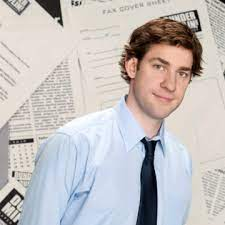
#> input picture Face_Train/Jim/jim1.jpeg, 225 x 225 px, found by its file name
$ python recognize_jim.py
#> lines starting #> are read from the running program, lines starting #| are printed output that depends on the picture; after the words box and inside, x2 and y2 are one past the last pixel; in counts of white or black regions, pixels touching at a corner belong together
import cv2 as cv
import numpy as np

haar_cascade = cv.CascadeClassifier('haar_face.xml')

# Identify People
people = ["Michael", "Jim", "Pam", "Dwight"]

# Load numpy files
features = np.load('features.npy', allow_pickle=True)
#> (reads Face_Recognition/features.npy from the repository)
labels = np.load('labels.npy', allow_pickle=True)
#> (reads Face_Recognition/labels.npy from the repository)

# Instantiate Face Recognizer
face_recognizer = cv.face.LBPHFaceRecognizer_create()
face_recognizer.read('face_trained.xml')

# <-------------------------------------------------------------------------------------------------------------->

# Image Dwight

# Read image
image_jim = cv.imread(r'/Users/anniezhou/Desktop/Open-CV-Project/Face_Train/Jim/jim1.jpeg')
#> image_jim is the input picture: shape (225, 225, 3); mean B, G, R 191.3, 191.4, 196

# Convert to gray scale
gray_jim = cv.cvtColor(image_jim, cv.COLOR_BGR2GRAY)

# cv.imshow("Dwight", gray)

# detect face
faces_rect = haar_cascade.detectMultiScale(gray_jim, 1.1, 4)
#> faces_rect = [[136, 42, 70, 70]]

# draw rectangle around face
for (x, y, w, h) in faces_rect:
    region = gray_jim[y:y+h, x:x+h]

    label, confidence = face_recognizer.predict(region)
    print(f'Label = {label} with confidence {confidence}')

    cv.putText(image_jim, str(people[label]), (20, 20), cv.FONT_HERSHEY_COMPLEX, 1.0, (0, 255, 0),
    thickness = 2)
    cv.rectangle(image_jim, (x, y), (x + w, y + h), (0, 255, 0), thickness=2)
#> this loop made 1 pass
#> (x, y, w, h, label, confidence) on pass 1: (136, 42, 70, 70, 1, 0)
#| Label = 1 with confidence 0.0
#> image_jim: shape (225, 225, 3); 2.65% of pixels changed, all inside (x1, y1, x2, y2) = (21, 0, 208, 114)

cv.imshow("Detected Jim", image_jim)

# <-------------------------------------------------------------------------------------------------------------->

# Image 1

image_jim1 = cv.imread(r'/Users/anniezhou/Desktop/Open-CV-Project/Face_Train/Jim/jim2.jpeg')
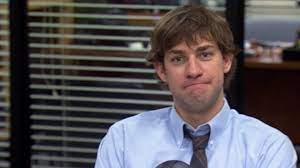
#> input picture Face_Train/Jim/jim2.jpeg, 300 x 168 px, found by its file name
#> image_jim1 is the input picture: shape (168, 300, 3); mean B, G, R 87.2, 83.1, 87.5

gray_jim1 = cv.cvtColor(image_jim1, cv.COLOR_BGR2GRAY)

faces_rect1 = haar_cascade.detectMultiScale(gray_jim1, 1.1, 4)
#> faces_rect1 = [[158, 30, 71, 71]]

for (x, y, w, h) in faces_rect1:
    region = gray_jim1[y:y+h, x:x+w]

    label, confidence = face_recognizer.predict(region)
    print(f'Label = {label} with confidence {confidence}')

    cv.putText(image_jim1, str(people[label]), (20, 20), cv.FONT_HERSHEY_COMPLEX, 1.0, (0, 255, 0), thickness = 2)
    cv.rectangle(image_jim1, (x, y), (x + w, y + h), (0, 255, 0), thickness = 2)
#> this loop made 1 pass
#> (x, y, w, h, label, confidence) on pass 1: (158, 30, 71, 71, 1, 0)
#| Label = 1 with confidence 0.0
#> image_jim1: shape (168, 300, 3); 2.69% of pixels changed, all inside (x1, y1, x2, y2) = (21, 0, 231, 103)

cv.imshow("Detected Jim 1", image_jim1)

# -------------------------------------------------------------------------------------------------------------->

# Image 2

image_jim2 = cv.imread(r'/Users/anniezhou/Desktop/Open-CV-Project/Face_Train/Jim/jim3.jpeg')
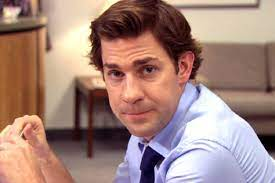
#> input picture Face_Train/Jim/jim3.jpeg, 275 x 183 px, found by its file name
#> image_jim2 is the input picture: shape (183, 275, 3); mean B, G, R 124.1, 132.5, 163.8

gray_jim2 = cv.cvtColor(image_jim2, cv.COLOR_BGR2GRAY)
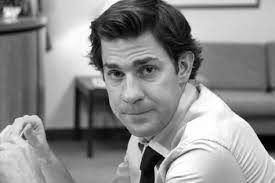
#> gray_jim2: shape (183, 275); min 0, max 255, mean 140.9

faces_rect2 = haar_cascade.detectMultiScale(gray_jim2, 1.5, 4)
#> faces_rect2 = [[89, 41, 81, 81]]

for (x, y, w, h) in faces_rect2:
    region = gray_jim2[y:y+h, x:x+w]

    label, confidence = face_recognizer.predict(region)

    cv.putText(image_jim2, str(people[label]), (20, 20), cv.FONT_HERSHEY_COMPLEX, 1.0, (0, 255, 0), thickness = 2)
    cv.rectangle(image_jim2, (x, y), (x + w, y + h), (0, 255, 0), thickness = 2)
#> this loop made 1 pass
#> (x, y, w, h, label, confidence) on pass 1: (89, 41, 81, 81, 1, 101.6)
#> image_jim2: shape (183, 275, 3); 2.93% of pixels changed, all inside (x1, y1, x2, y2) = (21, 0, 172, 124)

cv.imshow("Detected Jim 2", image_jim2)
# <-------------------------------------------------------------------------------------------------------------->

# Image 3

image_jim3 = cv.imread(r'/Users/anniezhou/Desktop/Open-CV-Project/Face_Train/Jim/jim4.jpeg')
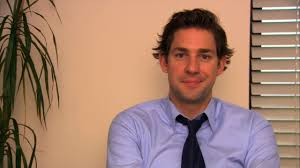
#> input picture Face_Train/Jim/jim4.jpeg, 300 x 168 px, found by its file name
#> image_jim3 is the input picture: shape (168, 300, 3); mean B, G, R 112.3, 127.9, 163

gray_jim3 = cv.cvtColor(image_jim3, cv.COLOR_BGR2GRAY)
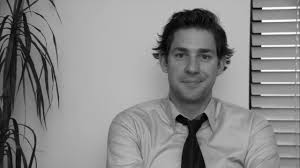
#> gray_jim3: shape (168, 300); min 1, max 254, mean 136.6

faces_rect3 = haar_cascade.detectMultiScale(gray_jim3, 1.1, 4)
#> faces_rect3 = [[160, 29, 67, 67]]

for (x, y, w, h) in faces_rect3:
    region = gray_jim3[y:y+h, x:x+w]

    label, confidence = face_recognizer.predict(region)

    cv.putText(image_jim3, str(people[label]), (20, 20), cv.FONT_HERSHEY_COMPLEX, 1.0, (0, 255, 0), thickness = 2)
    cv.rectangle(image_jim3, (x, y), (x + w, y + h), (0, 255, 0), thickness = 2)
#> this loop made 1 pass
#> (x, y, w, h, label, confidence) on pass 1: (160, 29, 67, 67, 1, 0)
#> pass 1, `region = gray_jim3[y:y+h, x:x+w]`:
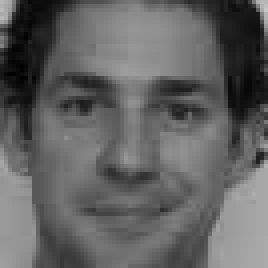
#> region: shape (67, 67) (shown 4 times larger); min 1, max 199, mean 97.7
#> after the loop:
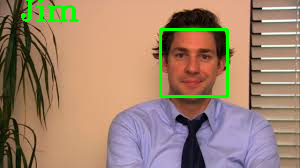
#> image_jim3: shape (168, 300, 3); 2.6% of pixels changed, all inside (x1, y1, x2, y2) = (21, 0, 229, 98)

cv.imshow("Detected Jim 3", image_jim3)

cv.waitKey(0)
